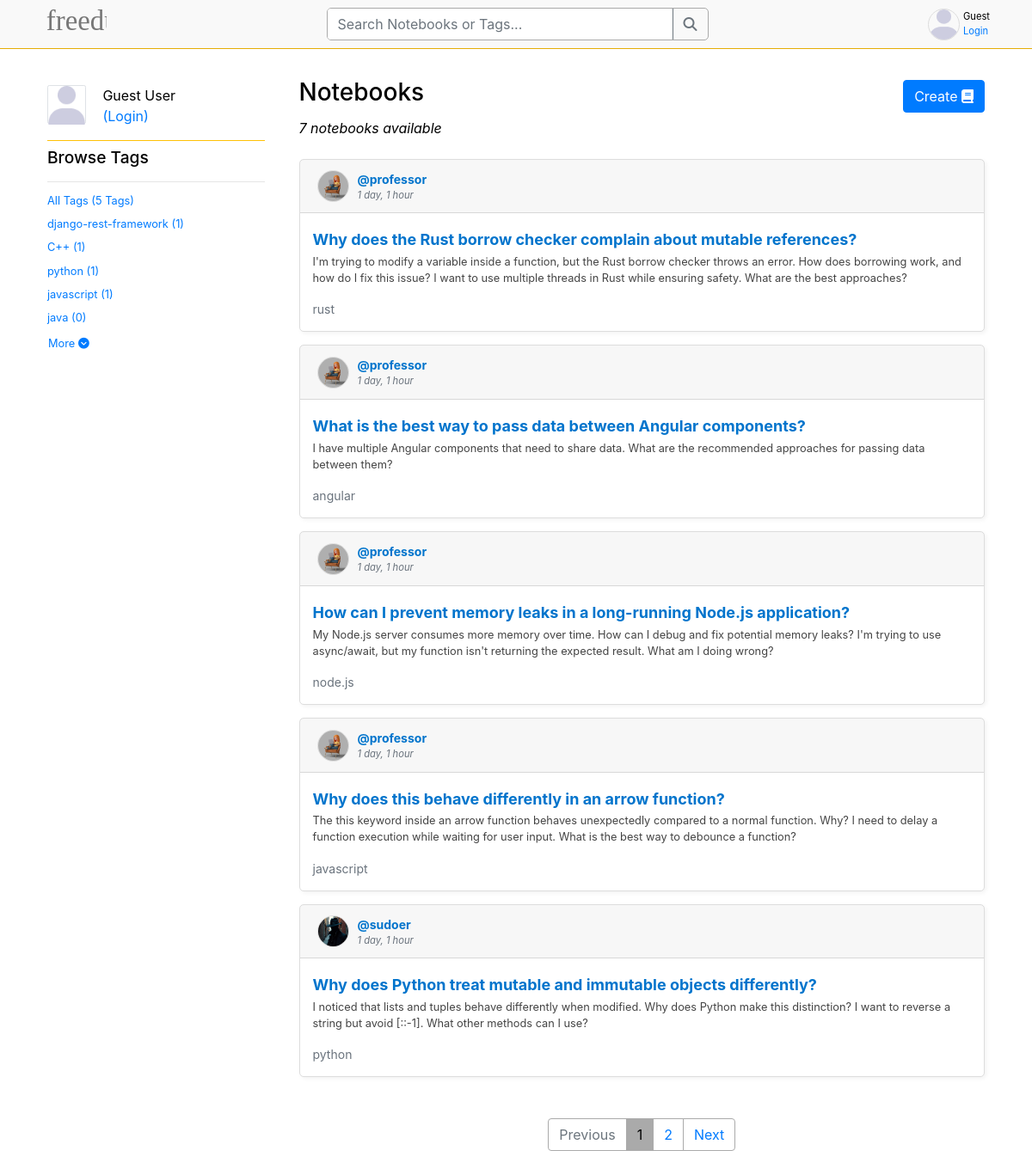
The page / on the database its author committed.
### base/models.py (models this page shows, shortened)
class Topic(models.Model):
    name = models.CharField(max_length=200)

class Room(models.Model):
    host = models.ForeignKey(User, on_delete=models.SET_NULL, null=True)
    topic = models.ForeignKey(Topic, on_delete=models.SET_NULL, null=True)
    name = models.CharField(max_length=200)
    description = models.TextField(null=True, blank=True)
    participants = models.ManyToManyField(
        User, related_name='participants', blank=True)
    updated = models.DateTimeField(auto_now=True)
    created = models.DateTimeField(auto_now_add=True)
    class Meta:
        ordering = ['-updated', '-created']

class User(AbstractUser):
    name = models.CharField(max_length=50, null=True)
    email = models.EmailField(max_length=50, null=True, unique=True)
    bio = models.TextField(max_length=250, null=True)
    avatar = models.ImageField(null=True, default='defaults/profile.png')
    USERNAME_FIELD = 'email'
    REQUIRED_FIELDS = []

### base/views.py (the view)
# urls.py: path('', views.home, name='home'),
def home(request):
    q = request.GET.get('q') if request.GET.get('q') is not None else ''
    rooms = Room.objects.filter(
        Q(topic__name__icontains=q) |
        Q(name__icontains=q) |
        Q(description__icontains=q)
    ).order_by('-created')  # Sort by latest created rooms (optional)
    paginator = Paginator(rooms, 5)
    page_number = request.GET.get('page')
    page_obj = paginator.get_page(page_number)
    topics = Topic.objects.all()[:5]  # Limit topics
    room_count = rooms.count()
    room_messages = Message.objects.filter(
        Q(room__topic__name__icontains=q)
    ).order_by('-created')[:10]  # Limit to 10 messages
    context = {
        'rooms': page_obj,  # Use paginated rooms
        'topics': topics,
        'room_count': room_count,
        'room_messages': room_messages,
    }
    return render(request, 'base/home.html', context)

### base/templates/base/home.html (shortened to what this page needs)
{% extends 'main.html' %} {% block content %}
  {% load static %}
  <div class="home-container container pt-4">
    <div class="topic-column">
      <div style="" class="d-flex flex-column">
        <div class="d-flex my-2" style="width: 100%;">
          <div class="border boder-1 mr-2" style="
                        width: 45px;
                        height: 45px;
                        object-fit: contain;
                        border-radius: 5%;
                        border-color: var(--search-border);
                    ">
            {% if request.user.is_authenticated %}
              <img src="{{ request.user.avatar.url }}" alt="profile-pic" style="width: 100% !important; height: 100% !important" srcset="" class="" />
            {% else %}
              <img src="{% static 'img/profile.png' %}" alt="profile-pic" style="width: 100% !important" srcset="" class="" />
            {% endif %}
          </div>
          <div class="container px-0" style="width: 70%;">
            {% if request.user.is_authenticated %}
              <div class="d-flex flex-column">
                <p class="m-0" style="width: 100%;overflow: scroll;">{{ request.user.name}}</p>
                <a href="{% url 'user-profile' request.user.id %}" class="text-danger" style="font-style: italic; font-size: .8em;">@{{ request.user.username }}</a>
              </div>
            {% else %}
              <div class="d-flex flex-column">
                <p class="m-0">Guest User</p>
                <a href="{% url 'login' %}">(Login)</a>
              </div>
            {% endif %}
          </div>
        </div>
        <div class="bg-warning my-2" style="width: 100%; height: 1px"></div>
        {% include 'base/topics_component.html' %}
      </div>
    </div>
    <div class="rooms-column">
      <div class="d-flex mb-1" style="justify-content: space-between; align-items: center">
        <h3>Notebooks</h3>
        <a href="{% url 'create-room' %}"><button class="btn btn-primary">Create <i class="fa fa-book" aria-hidden="true"></i> </button></a>
      </div>
      <p class="mb-4"><i>{{ room_count }} notebooks available</i></p>
      {% include 'base/feed_component.html' %}
    </div>
  </div>
{% endblock %}

### base/templates/base/topics_component.html
<h3 class="topic-col-title">Browse Tags</h3>
<div class="my-2" style="width: 100%; height: 1px; background-color: rgba(0, 0, 0, .1);"></div>
<div class="d-flex container py-1 pl-0">
    <a href="{% url "home" %}" style="font-size: .8em;">All Tags (<span>{{topics.count}}</span> Tags)</a>
</div>
{% for topic in topics %}
    <div class="d-flex container py-1 px-0">
        <a href="{% url "home" %}?q={{topic.name}}" style="font-size: .8em;">{{topic.name}} (<span>{{topic.room_set.all.count}}</span>)</a>
    </div>
{% endfor %}
<a href="{% url "topics" %}" class="btn btn--link pl-0" style="text-align: left;font-size: .8em;">
    More <i class="fa fa-chevron-circle-down" aria-hidden="true"></i>
</a>

### base/templates/base/feed_component.html (shortened to what this page needs)
{% if rooms %}
  {% for room in rooms %}
    {% load static %}
    <div class="feed-item">
      <div class="feed-header card-header m-0">
        <div class="d-flex" style="gap: 10px; align-items: end">
          <div class="border boder-1" style="
                    border-radius: 50%;
                    overflow: hidden;
                    object-fit: contain;
                    height: fit-content;
                    border-color: var(--card-border-color) !important;
                ">
            <img src="{{ room.host.avatar.url }}" alt="" style="width: 35px !important; height: 35px !important" srcset="" class="" />
          </div>
          <div class="d-flex flex-column">
            <a href="{% url 'user-profile' room.host.id %}" class="author">@{{ room.host.username }}</a>
            <p class="m-0 p-0" style="font-size: 0.8em; font-style: italic">{{ room.created|timesince }}</p>
          </div>
        </div>
      </div>
      <div class="feed-item-body">
        <h5 class="feed-title">
          <a href="{% url 'room' room.id %}" class="room-link" style="overflow-wrap: anywhere">{{ room.name }}</a>
        </h5>
        <p class="description" style="overflow-wrap: anywhere">{{ room.description }}</p>
        <small class="topic">{{ room.topic.name }}</small>
      </div>
    </div>
  {% endfor %}
  <nav aria-label="Page navigation example" class="my-5" style="color: var(--text-color) !important;">
    <ul class="pagination justify-content-center">
      {% if rooms.has_previous %}
        <li class="page-item">
          <a class="page-link" href="?page={{ rooms.previous_page_number }}">Previous</a>
        </li>
      {% else %}
        <li class="page-item disabled">
          <a class="page-link">Previous</a>
        </li>
      {% endif %}
      {% for num in rooms.paginator.page_range %}
        {% if num == 1 or num == rooms.paginator.num_pages or num|add:'-2' <= rooms.number and num|add:'2' >= rooms.number %}
          <li class="page-item {% if rooms.number == num %}active{% endif %}">
            <a class="page-link" href="?page={{ num }}">{{ num }}</a>
          </li>
        {% elif num == 2 or num == rooms.paginator.num_pages|add:'-1' %}
          <li class="page-item disabled" >
            <a class="page-link">...</a>
          </li>
        {% endif %}
      {% endfor %}
      {% if rooms.has_next %}
        <li class="page-item">
          <a class="page-link" href="?page={{ rooms.next_page_number }}">Next</a>
        </li>
      {% else %}
        <li class="page-item disabled">
          <a class="page-link">Next</a>
        </li>
      {% endif %}
    </ul>
  </nav>
{% else %}
  <hr class="m-0 p-0 mb-2" style="background-color: var(--search-border)" />
  <div class="container p-0">
    <span style="font-style: italic">No Feeds Available</span>
  </div>
{% endif %}

### static/css/main.css (style rules this page uses)
html { scroll-behavior: smooth;scrollbar-width: none !important; }
body { background-color: white !important; }
.home-container { display: grid; grid-template-columns: 3fr; gap: 20px; }
.home-container .topic-column, .home-container .activities-column { display: none !important; }
.page-item.active .page-link { color: var(--text-color) !important; }
@media screen and (min-width: 768px) { .home-container { display: grid; grid-template-columns: 1fr 3fr !important; } }
@media screen and (min-width: 768px) { .topic-col-title { font-size: 1.2em; } }
@media screen and (min-width: 768px) { .home-container .topic-column, .home-container .activities-column { display: flex !important; flex-direction: column; } }

### templates/main.html (style rules this page uses)
:root { --bg-color: #ffffff; --text-color: #000000; --toggle-bg: #ddd; --toggle-circle: #fff; --card-color: #fff; --card-border-color: #ddd; --nav-bar: #f9f9f9; --search-color: #fff; --search-border: #aaa; --feed-description: #444; --comment-box: #fff; --comment-box-text: #444; --tag-color: #ffd7b5; }
body { background-color: var(--bg-color); color: var(--text-color); transition: background-color 0.3s, color 0.3s; }

### templates/navbar.html (style rules this page uses)
li { list-style-type: none; }

### base/templates/base/home.html (style rules this page uses)
.home-container > div { overflow-y: auto; max-height: 100%; padding: 10px; }
.pagination > li > a { background-color: var(--bg-color) !important; border-color: var(--search-border) !important; }

### base/templates/base/feed_component.html (style rules this page uses)
.feed-item { background: var(--card-color); border: 1px solid var(--card-border-color); border-radius: 5px; margin-bottom: 15px; box-shadow: 2px 2px 5px rgba(0, 0, 0, 0.05); }
.feed-item-body { padding: 15px; }
.feed-header { display: flex; justify-content: space-between; align-items: center; font-size: 14px; margin-bottom: 8px; color: #6a737d; }
.author { font-weight: bold; color: #0074cc; text-decoration: none; }
.feed-title { font-size: 18px; margin: 5px 0; }
.room-link { color: #0074cc; text-decoration: none; font-weight: bold; }
.topic { font-size: 14px; color: #6a737d; }
.description { font-size: 0.8em; color: var(--feed-description); }
.page-item.active .page-link { background-color: var(--search-border) !important; }

### rows shown on the page
Topic: name "django-rest-framework", room_set.all.count "1"
Topic: name "C++", room_set.all.count "1"
Topic: name "python", room_set.all.count "1"
Topic: name "javascript", room_set.all.count "1"
Topic: name "java", room_set.all.count "0"
Room: host.avatar (picture), host.username "professor", created "1 day, 1 hour", name "Why does the Rust borrow checker complain about mutable references?", description "I'm trying to modify a variable inside a function, but the Rust borrow checker throws an error. How does borrowing work, and how do I fix this issue? I want to use multiple threads in Rust while ensuring safety. What are the best approaches?", topic.name "rust"
Room: host.avatar (picture), host.username "professor", created "1 day, 1 hour", name "What is the best way to pass data between Angular components?", description "I have multiple Angular components that need to share data. What are the recommended approaches for passing data between them?", topic.name "angular"
Room: host.avatar (picture), host.username "professor", created "1 day, 1 hour", name "How can I prevent memory leaks in a long-running Node.js application?", description "My Node.js server consumes more memory over time. How can I debug and fix potential memory leaks? I'm trying to use async/await, but my function isn't returning the expected result. What am I doing wrong?", topic.name "node.js"
Room: host.avatar (picture), host.username "professor", created "1 day, 1 hour", name "Why does this behave differently in an arrow function?", description "The this keyword inside an arrow function behaves unexpectedly compared to a normal function. Why? I need to delay a function execution while waiting for user input. What is the best way to debounce a function?", topic.name "javascript"
Room: host.avatar (picture), host.username "sudoer", created "1 day, 1 hour", name "Why does Python treat mutable and immutable objects differently?", description "I noticed that lists and tuples behave differently when modified. Why does Python make this distinction? I want to reverse a string but avoid [::-1]. What other methods can I use?", topic.name "python"

### other values the page prints
{{ topics.count }} "5"
{{ room_count }} "7"
{{ num }} "1" "2"
